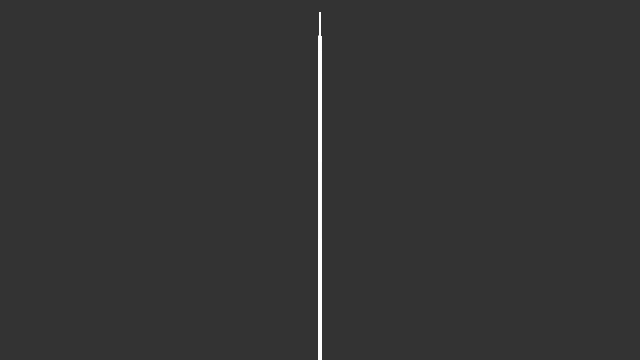
Frame 1 (no input)
Frame 60 (no input): identical to frame 1, image omitted
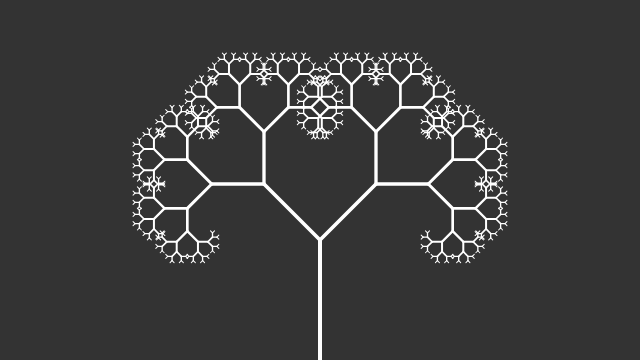
Frame 120 (the mouse pressed at the canvas centre since frame 60)

The p5.js sketch that drew these frames (run headless with seeded random() and noise() and a simulated clock; from frame 60 on, the mouse is pressed at the canvas centre):

// p5.js sketch
// ── sketch.js
var angle;

function setup() {
  createCanvas(640, 360);
}

function draw() {
  background(51);
  
  angle = map(mouseX, 0, width, 0, PI / 2);
  
  translate(width / 2, height);  // start tree at bottom of screen
  stroke(255);
  branch(120, 1);
}

function branch(length, generation) {
  strokeWeight(map(generation, 1, 10, 4, 1));
  // Use (0,0) as start since we translated above
  // Use -length since x/y increase from top-left corner
  line(0, 0, 0, -length);
  
  // move to the end of the drawn line
  translate(0, -length);
  length *= 0.66;  // shrink next line length
  
  generation++;
  
  if (length > 2) {
    push();
    rotate(angle);
    branch(length, generation);
    pop();
    
    push();
    rotate(-angle);
    branch(length, generation);
    pop();
  }
}
